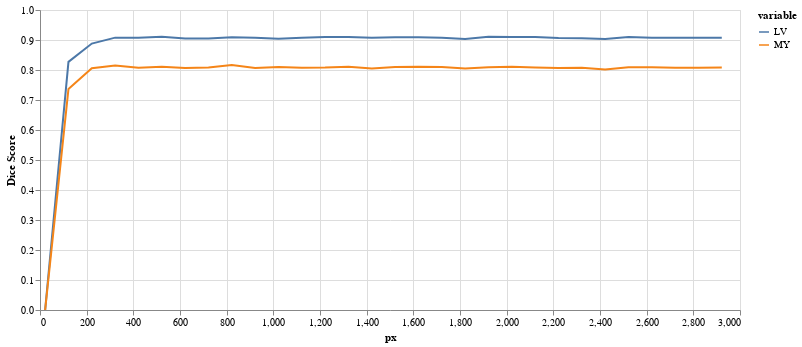

The notebook cell this image was saved under:
### Code cell
results = eval_resize_series(img(), trueMask(), trainedModel, components=['bg','LV','MY'])
plot_eval_series(results)

### Figure 1 — Vega-Lite specification as saved in the notebook (floating-point values rounded to 4 significant figures)
{"config": {"view": {"continuousWidth": 400, "continuousHeight": 300}}, "data": {"name": "data-d5e7d9fbb4328494cf0ef54a3da75cc1"}, "mark": "line", "encoding": {"color": {"field": "variable", "type": "nominal"}, "tooltip": {"field": "Dice Score", "type": "quantitative"}, "x": {"field": "px", "type": "quantitative"}, "y": {"field": "Dice Score", "type": "quantitative"}}, "height": 300, "selection": {"selector007": {"type": "interval", "bind": "scales", "encodings": ["x", "y"]}}, "width": 700, "$schema": "https://vega.github.io/schema/vega-lite/v4.17.0.json", "datasets": {"data-d5e7d9fbb4328494cf0ef54a3da75cc1": [{"px": 22, "variable": "LV", "Dice Score": 0.0}, {"px": 122, "variable": "LV", "Dice Score": 0.827}, {"px": 222, "variable": "LV", "Dice Score": 0.8881}, {"px": 322, "variable": "LV", "Dice Score": 0.9079}, {"px": 422, "variable": "LV", "Dice Score": 0.9073}, {"px": 522, "variable": "LV", "Dice Score": 0.9111}, {"px": 622, "variable": "LV", "Dice Score": 0.9052}, {"px": 722, "variable": "LV", "Dice Score": 0.9046}, {"px": 822, "variable": "LV", "Dice Score": 0.9091}, {"px": 922, "variable": "LV", "Dice Score": 0.9075}, {"px": 1022, "variable": "LV", "Dice Score": 0.904}, {"px": 1122, "variable": "LV", "Dice Score": 0.9071}, {"px": 1222, "variable": "LV", "Dice Score": 0.9101}, {"px": 1322, "variable": "LV", "Dice Score": 0.9099}, {"px": 1422, "variable": "LV", "Dice Score": 0.9075}, {"px": 1522, "variable": "LV", "Dice Score": 0.9089}, {"px": 1622, "variable": "LV", "Dice Score": 0.9089}, {"px": 1722, "variable": "LV", "Dice Score": 0.9071}, {"px": 1822, "variable": "LV", "Dice Score": 0.9033}, {"px": 1922, "variable": "LV", "Dice Score": 0.9105}, {"px": 2022, "variable": "LV", "Dice Score": 0.9101}, {"px": 2122, "variable": "LV", "Dice Score": 0.91}, {"px": 2222, "variable": "LV", "Dice Score": 0.9066}, {"px": 2322, "variable": "LV", "Dice Score": 0.9062}, {"px": 2422, "variable": "LV", "Dice Score": 0.9033}, {"px": 2522, "variable": "LV", "Dice Score": 0.91}, {"px": 2622, "variable": "LV", "Dice Score": 0.9078}, {"px": 2722, "variable": "LV", "Dice Score": 0.9071}, {"px": 2822, "variable": "LV", "Dice Score": 0.9072}, {"px": 2922, "variable": "LV", "Dice Score": 0.9077}, {"px": 22, "variable": "MY", "Dice Score": 0.0}, {"px": 122, "variable": "MY", "Dice Score": 0.7371}, {"px": 222, "variable": "MY", "Dice Score": 0.8061}, {"px": 322, "variable": "MY", "Dice Score": 0.815}, {"px": 422, "variable": "MY", "Dice Score": 0.8076}, {"px": 522, "variable": "MY", "Dice Score": 0.8109}, {"px": 622, "variable": "MY", "Dice Score": 0.8068}, {"px": 722, "variable": "MY", "Dice Score": 0.8081}, {"px": 822, "variable": "MY", "Dice Score": 0.817}, {"px": 922, "variable": "MY", "Dice Score": 0.8068}, {"px": 1022, "variable": "MY", "Dice Score": 0.8102}, {"px": 1122, "variable": "MY", "Dice Score": 0.8078}, {"px": 1222, "variable": "MY", "Dice Score": 0.8081}, {"px": 1322, "variable": "MY", "Dice Score": 0.811}, {"px": 1422, "variable": "MY", "Dice Score": 0.8047}, {"px": 1522, "variable": "MY", "Dice Score": 0.81}, {"px": 1622, "variable": "MY", "Dice Score": 0.8112}, {"px": 1722, "variable": "MY", "Dice Score": 0.8102}, {"px": 1822, "variable": "MY", "Dice Score": 0.805}, {"px": 1922, "variable": "MY", "Dice Score": 0.8094}, {"px": 2022, "variable": "MY", "Dice Score": 0.8107}, {"px": 2122, "variable": "MY", "Dice Score": 0.8084}, {"px": 2222, "variable": "MY", "Dice Score": 0.8065}, {"px": 2322, "variable": "MY", "Dice Score": 0.8076}, {"px": 2422, "variable": "MY", "Dice Score": 0.8021}, {"px": 2522, "variable": "MY", "Dice Score": 0.8094}, {"px": 2622, "variable": "MY", "Dice Score": 0.8092}, {"px": 2722, "variable": "MY", "Dice Score": 0.8076}, {"px": 2822, "variable": "MY", "Dice Score": 0.8078}, {"px": 2922, "variable": "MY", "Dice Score": 0.8086}]}}
